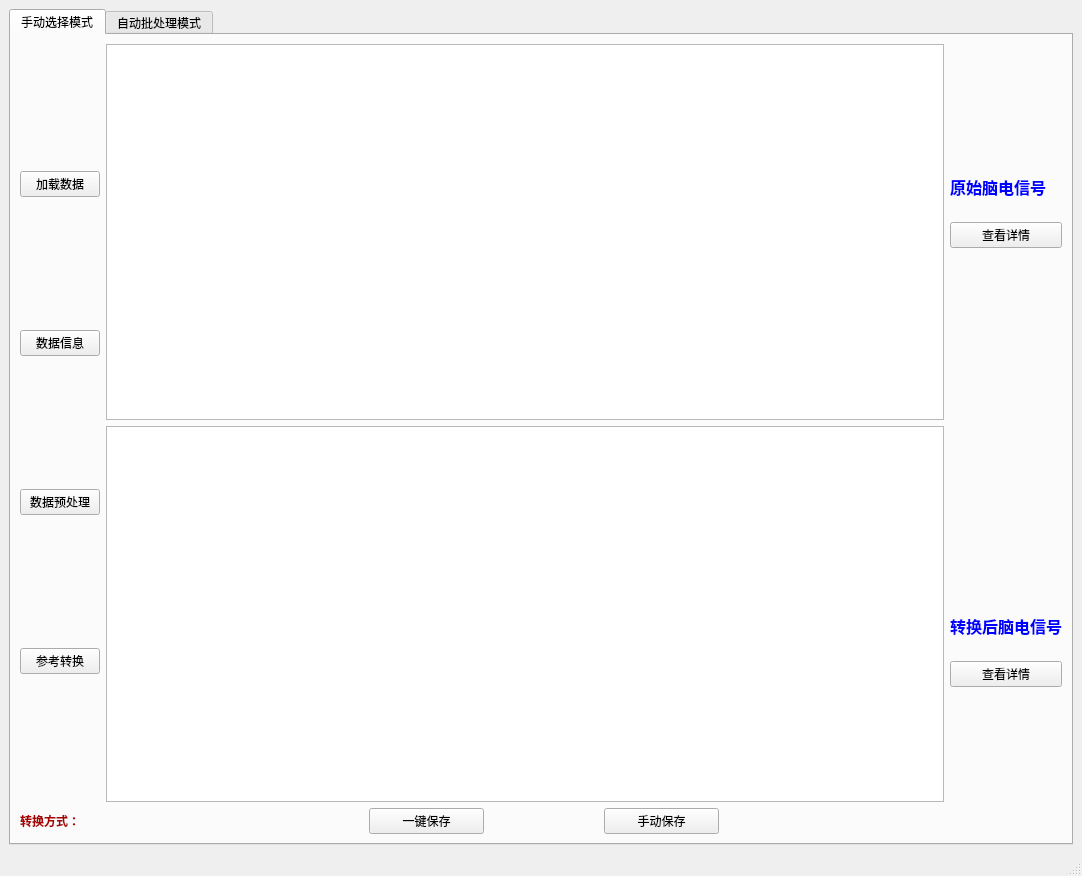
<?xml version="1.0" encoding="UTF-8"?>
<ui version="4.0">
 <class>MainWindow</class>
 <widget class="QMainWindow" name="MainWindow">
  <property name="geometry">
   <rect>
    <x>0</x>
    <y>0</y>
    <width>1082</width>
    <height>876</height>
   </rect>
  </property>
  <property name="windowTitle">
   <string>MainWindow</string>
  </property>
  <widget class="QWidget" name="centralwidget">
   <layout class="QVBoxLayout" name="verticalLayout_9">
    <item>
     <widget class="QTabWidget" name="tabWidget">
      <property name="currentIndex">
       <number>0</number>
      </property>
      <widget class="QWidget" name="tab">
       <attribute name="title">
        <string>手动选择模式</string>
       </attribute>
       <layout class="QHBoxLayout" name="horizontalLayout_4">
        <item>
         <layout class="QVBoxLayout" name="verticalLayout_4">
          <item>
           <layout class="QHBoxLayout" name="horizontalLayout_2">
            <item>
             <layout class="QVBoxLayout" name="verticalLayout">
              <item>
               <widget class="QPushButton" name="dataload_button">
                <property name="text">
                 <string>加载数据</string>
                </property>
               </widget>
              </item>
              <item>
               <widget class="QPushButton" name="info_button">
                <property name="text">
                 <string>数据信息</string>
                </property>
               </widget>
              </item>
              <item>
               <widget class="QPushButton" name="Preprocess_button">
                <property name="text">
                 <string>数据预处理</string>
                </property>
               </widget>
              </item>
              <item>
               <widget class="QPushButton" name="process_button">
                <property name="text">
                 <string>参考转换</string>
                </property>
               </widget>
              </item>
             </layout>
            </item>
            <item>
             <layout class="QVBoxLayout" name="verticalLayout_3">
              <item>
               <widget class="QGraphicsView" name="graph1"/>
              </item>
              <item>
               <widget class="QGraphicsView" name="graph2"/>
              </item>
             </layout>
            </item>
            <item>
             <layout class="QVBoxLayout" name="verticalLayout_2" stretch="2,1,1,6,1,0,2">
              <item>
               <spacer name="verticalSpacer_2">
                <property name="orientation">
                 <enum>Qt::Vertical</enum>
                </property>
                <property name="sizeHint" stdset="0">
                 <size>
                  <width>20</width>
                  <height>40</height>
                 </size>
                </property>
               </spacer>
              </item>
              <item>
               <widget class="QLabel" name="label">
                <property name="text">
                 <string>&lt;html&gt;&lt;head/&gt;&lt;body&gt;&lt;p&gt;&lt;span style=&quot; font-size:12pt; font-weight:600; color:#0000ff;&quot;&gt;原始脑电信号&lt;/span&gt;&lt;/p&gt;&lt;/body&gt;&lt;/html&gt;</string>
                </property>
               </widget>
              </item>
              <item>
               <widget class="QPushButton" name="details_botton1">
                <property name="text">
                 <string>查看详情</string>
                </property>
               </widget>
              </item>
              <item>
               <spacer name="verticalSpacer">
                <property name="orientation">
                 <enum>Qt::Vertical</enum>
                </property>
                <property name="sizeHint" stdset="0">
                 <size>
                  <width>20</width>
                  <height>40</height>
                 </size>
                </property>
               </spacer>
              </item>
              <item>
               <widget class="QLabel" name="label_2">
                <property name="text">
                 <string>&lt;html&gt;&lt;head/&gt;&lt;body&gt;&lt;p&gt;&lt;span style=&quot; font-size:12pt; font-weight:600; color:#0000ff;&quot;&gt;转换后脑电信号&lt;/span&gt;&lt;/p&gt;&lt;/body&gt;&lt;/html&gt;</string>
                </property>
               </widget>
              </item>
              <item>
               <widget class="QPushButton" name="details_botton2">
                <property name="text">
                 <string>查看详情</string>
                </property>
               </widget>
              </item>
              <item>
               <spacer name="verticalSpacer_3">
                <property name="orientation">
                 <enum>Qt::Vertical</enum>
                </property>
                <property name="sizeHint" stdset="0">
                 <size>
                  <width>20</width>
                  <height>40</height>
                 </size>
                </property>
               </spacer>
              </item>
             </layout>
            </item>
           </layout>
          </item>
          <item>
           <layout class="QHBoxLayout" name="horizontalLayout" stretch="1,2,1,1,1,3">
            <item>
             <widget class="QLabel" name="text1">
              <property name="text">
               <string>&lt;html&gt;&lt;head/&gt;&lt;body&gt;&lt;p&gt;&lt;span style=&quot; font-weight:600; color:#aa0000;&quot;&gt;转换方式：&lt;/span&gt;&lt;/p&gt;&lt;/body&gt;&lt;/html&gt;</string>
              </property>
             </widget>
            </item>
            <item>
             <spacer name="horizontalSpacer_2">
              <property name="orientation">
               <enum>Qt::Horizontal</enum>
              </property>
              <property name="sizeHint" stdset="0">
               <size>
                <width>40</width>
                <height>20</height>
               </size>
              </property>
             </spacer>
            </item>
            <item>
             <widget class="QPushButton" name="quick_save">
              <property name="text">
               <string>一键保存</string>
              </property>
             </widget>
            </item>
            <item>
             <spacer name="horizontalSpacer">
              <property name="orientation">
               <enum>Qt::Horizontal</enum>
              </property>
              <property name="sizeHint" stdset="0">
               <size>
                <width>40</width>
                <height>20</height>
               </size>
              </property>
             </spacer>
            </item>
            <item>
             <widget class="QPushButton" name="save">
              <property name="text">
               <string>手动保存</string>
              </property>
             </widget>
            </item>
            <item>
             <spacer name="horizontalSpacer_3">
              <property name="orientation">
               <enum>Qt::Horizontal</enum>
              </property>
              <property name="sizeHint" stdset="0">
               <size>
                <width>40</width>
                <height>20</height>
               </size>
              </property>
             </spacer>
            </item>
           </layout>
          </item>
         </layout>
        </item>
       </layout>
      </widget>
      <widget class="QWidget" name="tab_2">
       <attribute name="title">
        <string>自动批处理模式</string>
       </attribute>
       <layout class="QHBoxLayout" name="horizontalLayout_5">
        <item>
         <layout class="QHBoxLayout" name="horizontalLayout_3">
          <item>
           <layout class="QVBoxLayout" name="verticalLayout_5">
            <item>
             <layout class="QVBoxLayout" name="verticalLayout_6" stretch="0,1,1,1,1">
              <item>
               <widget class="QLabel" name="label_3">
                <property name="text">
                 <string>选择脑电数据格式</string>
                </property>
               </widget>
              </item>
              <item>
               <widget class="QCheckBox" name="checkBox">
                <property name="text">
                 <string>*.fif</string>
                </property>
               </widget>
              </item>
              <item>
               <widget class="QCheckBox" name="checkBox_2">
                <property name="text">
                 <string>*.set</string>
                </property>
               </widget>
              </item>
              <item>
               <widget class="QCheckBox" name="checkBox_3">
                <property name="text">
                 <string>*.edf</string>
                </property>
               </widget>
              </item>
              <item>
               <widget class="QPushButton" name="pushButton">
                <property name="text">
                 <string>数据批量读入</string>
                </property>
               </widget>
              </item>
             </layout>
            </item>
            <item>
             <layout class="QVBoxLayout" name="verticalLayout_7" stretch="0,0,1,2,2,0">
              <item>
               <widget class="Line" name="line_5">
                <property name="orientation">
                 <enum>Qt::Horizontal</enum>
                </property>
               </widget>
              </item>
              <item>
               <spacer name="verticalSpacer_4">
                <property name="orientation">
                 <enum>Qt::Vertical</enum>
                </property>
                <property name="sizeHint" stdset="0">
                 <size>
                  <width>20</width>
                  <height>40</height>
                 </size>
                </property>
               </spacer>
              </item>
              <item>
               <widget class="QLabel" name="label_4">
                <property name="text">
                 <string>选择参考转换方法</string>
                </property>
               </widget>
              </item>
              <item>
               <widget class="QRadioButton" name="radioButton">
                <property name="text">
                 <string>AR</string>
                </property>
               </widget>
              </item>
              <item>
               <widget class="QRadioButton" name="radioButton_2">
                <property name="text">
                 <string>REST</string>
                </property>
               </widget>
              </item>
              <item>
               <spacer name="verticalSpacer_6">
                <property name="orientation">
                 <enum>Qt::Vertical</enum>
                </property>
                <property name="sizeHint" stdset="0">
                 <size>
                  <width>20</width>
                  <height>40</height>
                 </size>
                </property>
               </spacer>
              </item>
             </layout>
            </item>
            <item>
             <widget class="Line" name="line_4">
              <property name="orientation">
               <enum>Qt::Horizontal</enum>
              </property>
             </widget>
            </item>
            <item>
             <widget class="QPushButton" name="pushButton_3">
              <property name="text">
               <string>参考转换并保存</string>
              </property>
             </widget>
            </item>
           </layout>
          </item>
          <item>
           <widget class="Line" name="line">
            <property name="orientation">
             <enum>Qt::Vertical</enum>
            </property>
           </widget>
          </item>
          <item>
           <layout class="QVBoxLayout" name="verticalLayout_8" stretch="10,0,10,0,1,1">
            <item>
             <widget class="QLabel" name="label_7">
              <property name="text">
               <string>AR:将使用的所有电极的平均作为参考,操作前最好进行降噪预处理。</string>
              </property>
             </widget>
            </item>
            <item>
             <widget class="Line" name="line_2">
              <property name="orientation">
               <enum>Qt::Horizontal</enum>
              </property>
             </widget>
            </item>
            <item>
             <widget class="QLabel" name="label_6">
              <property name="text">
               <string>REST:使用头皮电极的位置信息和头模型来估算零电位点，在电极数量较多的情况下效果一般优于AR。</string>
              </property>
             </widget>
            </item>
            <item>
             <widget class="Line" name="line_3">
              <property name="orientation">
               <enum>Qt::Horizontal</enum>
              </property>
             </widget>
            </item>
            <item>
             <widget class="QLabel" name="label_5">
              <property name="text">
               <string>&lt;html&gt;&lt;head/&gt;&lt;body&gt;&lt;p align=&quot;center&quot;&gt;参考转换进度&lt;/p&gt;&lt;/body&gt;&lt;/html&gt;</string>
              </property>
             </widget>
            </item>
            <item>
             <widget class="QProgressBar" name="progressBar">
              <property name="value">
               <number>24</number>
              </property>
             </widget>
            </item>
           </layout>
          </item>
         </layout>
        </item>
       </layout>
      </widget>
     </widget>
    </item>
   </layout>
  </widget>
  <widget class="QStatusBar" name="statusbar"/>
 </widget>
 <resources/>
 <connections/>
</ui>
